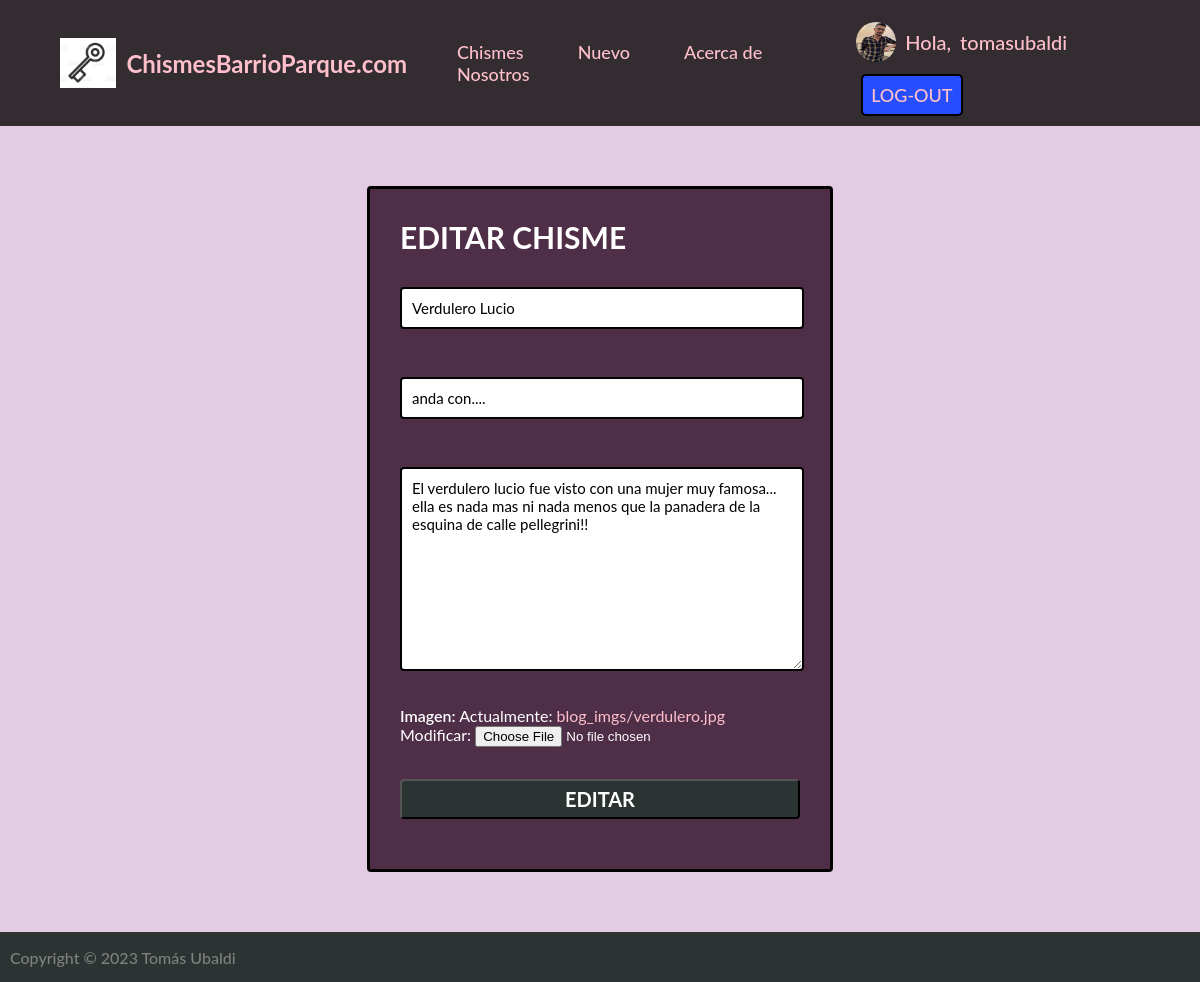
The app's page /edit-blog/1/ (signed in) with its own data.
### app2/models.py (models this page shows, shortened)
class Avatar(models.Model):
    user = models.OneToOneField(User, on_delete=models.CASCADE)
    imagen = models.ImageField(upload_to='avatares', null=True, blank=True)

### app1/models.py (models this page shows, shortened)
class Blog(models.Model):
    titulo = models.CharField(max_length=100)
    subtitulo=models.CharField(max_length=300)
    cuerpo=models.TextField()
    autor=models.CharField(max_length=50)
    fecha=models.DateField(auto_now_add=True)
    imagen=models.ImageField(upload_to="blog_imgs", null=True, blank=True)

### app1/views.py (the view, shortened to what this page needs)
# urls.py: path('edit-blog/<id>/', edit_blogs, name="EDIT-BLOG"),
def edit_blogs(request, id):
    nombre=request.user
    blog=Blog.objects.get(id=id)
    info = Blog.objects.all()
    data_blog=Blog.objects.get(id=id)
    nombre = request.user.first_name + " " + request.user.last_name
    contexto={
        "blogs": info,
        "nombre_completo": nombre,
        "form": Edit_Form_Blog(initial={'titulo': data_blog.titulo, 'subtitulo': data_blog.subtitulo, 'cuerpo': data_blog.cuerpo, 'imagen': data_blog.imagen}),
    }
    return render(request, "app1/edit-blog.html", context=contexto)

### app1/forms.py
class Edit_Form_Blog(forms.Form):
    titulo = forms.CharField(label='', max_length=100, widget = forms.TextInput(attrs={'class': 'form-control', 'placeholder':'Título'}))
    subtitulo = forms.CharField(label='', max_length=300,  widget = forms.TextInput(attrs={'class': 'form-control', 'placeholder':'Subtítulo'}))
    cuerpo = forms.CharField(label='', widget = forms.Textarea(attrs={'class': 'form-control', 'placeholder':'Texto'}))
    imagen = forms.ImageField()

### templates/app1/edit-blog.html (shortened to what this page needs)
{% extends 'index.html' %}
{% block content %}
    <div class="form" style="margin-top: 60px; margin-bottom: 60px;">
        <h4>EDITAR CHISME</h4>
        <form action="" method="POST" enctype="multipart/form-data">
                {{form.as_p}}
            <button type="submit">Editar</button>
        </form>
    </div>
{% endblock %}

### templates/index.html (shortened to what this page needs)
<!DOCTYPE html>
<html lang="es">
<head>
    {% load static %}
    <link href="{% static 'main.css' %}" rel="stylesheet" type="text/css">
</head>
<body>
    <header>
        <a href="{% url 'HOME' %}" class="logo">
            <img src="{% static 'img/logo_chismeblog.png' %}" alt="logo">
            <h2 class="nombre-pag"> ChismesBarrioParque.com </h2>
        </a>
        <nav>
            {% if user.is_authenticated  %}
                <a href="{% url 'BLOGS' %}" class="nav-link">Chismes</a>
                <a href="{% url 'CREATION_BLOG' %}" class="nav-link">Nuevo</a>
                <a href="{% url 'ABOUT_ME' %}" class="nav-link">Acerca de Nosotros</a>
            {% else %}
                <a href="{% url 'LOGIN' %}" class="nav-link"> LOGIN</a>
                <a href="{% url 'REGISTER' %}" class="nav-link"> REGISTER</a>
            {% endif %}
        </nav>
        {% if user.is_authenticated %}
            <div class="inblock">
                {% if user.avatar.imagen.url  %}
                    <img src="{{user.avatar.imagen.url }}" alt="user" style="height: 40px; width: 40px; border-radius: 80%;">
                {% else %}
                    <img src="{% static 'img/non_profile.jpg' %}" alt="user" style="height: 40px; width: 40px; border-radius: 80%;">
                {% endif %}
                <p>Hola, </p>
                <a href="{% url 'PROFILE' %}" class="user">{{user}}</a>
                <a href="{% url 'LOGOUT' %}" class="btn" style="font-size: 18px;"> LOG-OUT</a>
            </div>
        {% endif %}
    </header>
    {% block content %}{% endblock %}
    <footer>
        <a class="footer-texto">
            <p> Copyright © 2023 Tomás Ubaldi </p>
        </a>
    </footer>
</body>
</html>

### app1/static/main.css (style rules this page uses)
body { font-family: "Lato", -apple-system, BlinkMacSystemFont, "Segoe UI", Roboto, "Helvetica Neue", Arial, sans-serif, "Apple Color Emoji", "Segoe UI Emoji", "Segoe UI Symbol", "Noto Color Emoji"; margin:0; background-color: #e3cbe4; }
a { text-decoration: none; color: pink; }
header { display: flex; min-height: 50px; background-color: #332c31; justify-content: space-between; align-items: center; padding: 10px; }
.nombre-pag { margin-right: 50px; }
.logo { display: flex; align-items: center; }
.logo img { height: 50px; margin-right: 10px; margin-left: 50px; }
nav a { font-weight: 500; padding-right: 50px; font-size: 18px; }
.inblock img, .inblock a, .inblock p { display: inline-block; vertical-align: middle; font-weight: 500; font-size: 18px; }
.inblock a { margin-right: 20px; font-size: 20px; margin-left: 5px; }
.inblock p { font-size: 20px; margin-left: 5px; color: pink; }
.btn { font-weight: 600; background-color: rgb(38, 78, 255); padding: 8px; text-align: center; border-radius: 5px; font-size: 10px; border: 2px solid black; cursor: pointer; }
footer { display: flex; height: 30px; background-color: #2C3333; justify-content: space-between; align-items: center; padding: 10px; }
.footer-texto { display: flex; align-items: center; color: grey; font-weight: 500; }
.footer-texto p { margin:0; }
.form { width: 400px; background-color: #4f2e48; padding: 30px; margin: auto; border-radius: 4px; color: white; vertical-align: middle; border: 3px solid black; }
.form h4 { font-size: 30px; font-weight: 700; margin-bottom: 20px; margin:0; color: white; }
.form button { width: 100%; font-size: 20px; color: white; text-transform: uppercase; font-weight: 700; background-color: #2C3333; border-color: black; border-radius: 0.25rem; padding: 0.375rem 0.75rem; margin-top: 20px; margin: 16px 0; font-family: "Lato", -apple-system, BlinkMacSystemFont, "Segoe UI", Roboto, "Helvetica Neue", Arial, sans-serif, "Apple Color Emoji", "Segoe UI Emoji", "Segoe UI Symbol", "Noto Color Emoji"; margin-bottom: 20px; }
.form-control { width: 95%; background-color: white; padding: 10px; border-radius: 4px; margin-bottom: 16px; margin-top: 16px; border: 2px solid black; font-family: "Lato", -apple-system, BlinkMacSystemFont, "Segoe UI", Roboto, "Helvetica Neue", Arial, sans-serif, "Apple Color Emoji", "Segoe UI Emoji", "Segoe UI Symbol", "Noto Color Emoji"; font-size: 15px; }
.form label { font-weight: 600; }

### records on screen
Blog: titulo "Verdulero Lucio", subtitulo "anda con....", cuerpo "El verdulero lucio fue visto con una mujer muy famosa... ella es nada mas ni nada menos que la panadera de la esquina de calle pellegrini!!"

### other values on screen
{{ user }} "tomasubaldi"
